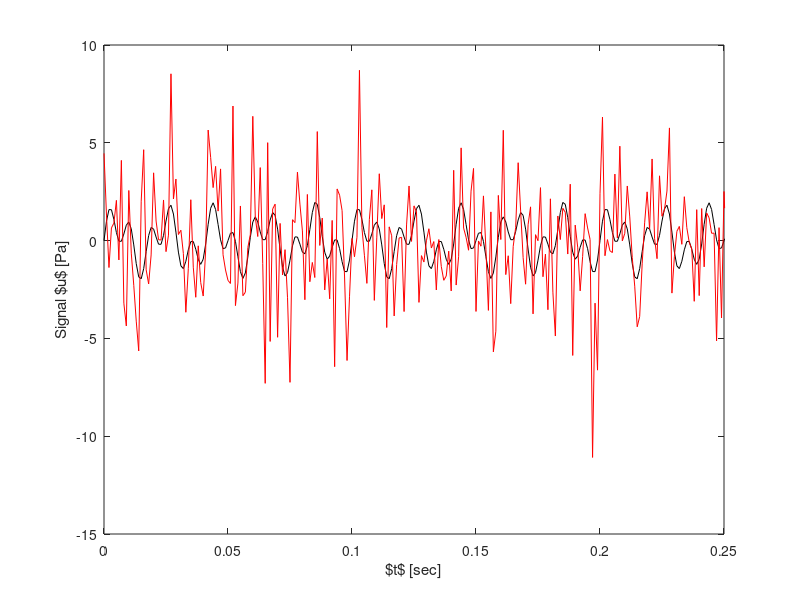
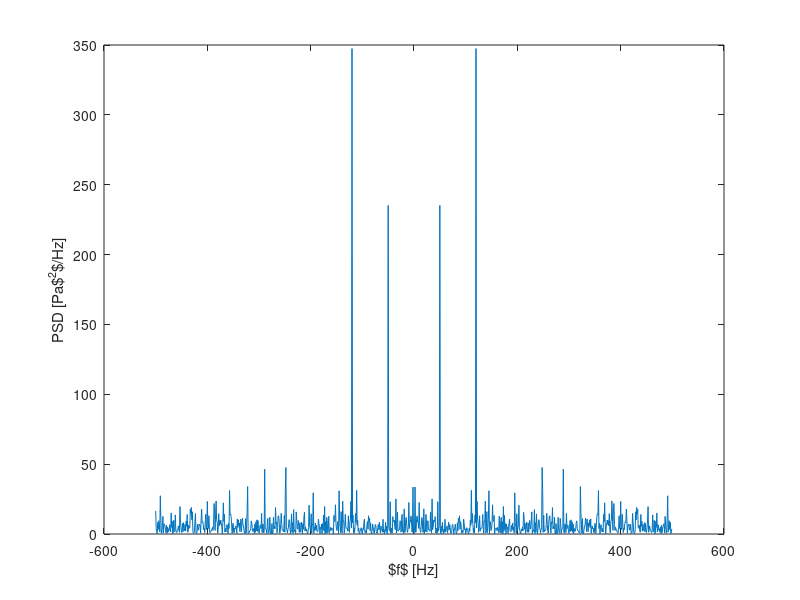
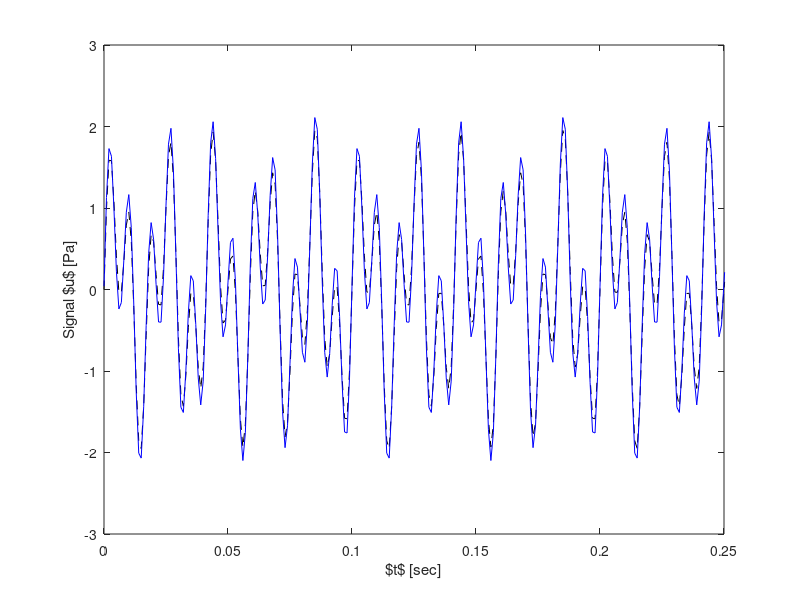

The MATLAB source for these figures, in order:
% AA REU Workshop Tutorial Code
% De-noising

clear; clc; close all;

%% Setup the data:

dt = 0.001; t = 0:dt:1-dt; f1 = 50; f2 = 120;

u_orig = sin(2*pi*f1*t) + sin(2*pi*f2*t); u_noise = 2.5*randn(size(t)); % gaussian noise
u = u_orig + u_noise;

figure;
plot(t, u_orig, "k-"); hold on; plot(t, u, "r-"); xlim([0, 0.25]);
xlabel("$t$ [sec]"); ylabel("Signal $u$ [Pa]");

%% Check the PSD:

N = length(t);
u_hat = fft(u, N);
power = u_hat.*conj(u_hat)/N; % could also do abs()

df = 1/(N*dt); % frequency resolution
freq = (-N/2:N/2-1)*df; % frequency axis

figure;
plot(freq, fftshift(power)/df); % fftshift is important! divide by df for density.
xlabel("$f$ [Hz]"); ylabel("PSD [Pa$^2$/Hz]");

%% Filter:
filter_idx = power/df > 100;

power_filtered = power .* filter_idx;
u_hat_filtered = u_hat .* filter_idx;

u_filtered = ifft(u_hat_filtered);

figure;
plot(t, u_orig, "k--"); hold on; plot(t, u_filtered, "b-"); xlim([0, 0.25]);
xlabel("$t$ [sec]"); ylabel("Signal $u$ [Pa]");





